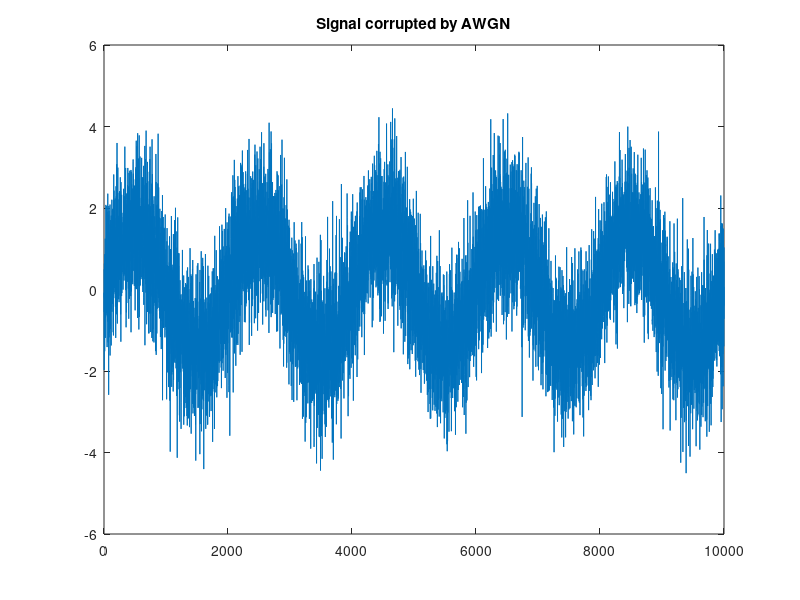
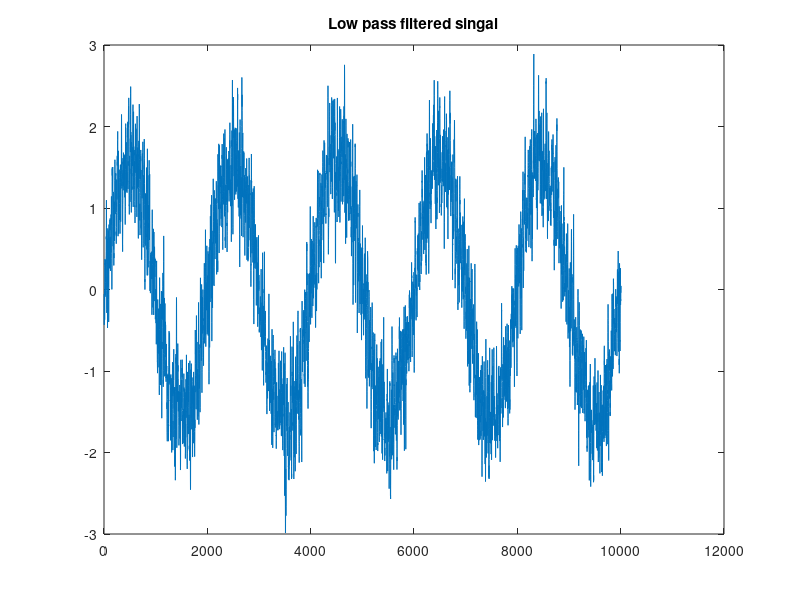

Here is the MATLAB script that generated these plots, in order: (Note: this script raises an error after producing the figures.)
% Design a rectangular window FIR low-pass filter

m = 6;      % filter order
n = 0:1:m;  
wc = 0.2;   % normalised cutoff frequency (wc*pi)

h = wc*sinc(wc*(n-m/2));      % filter impluse response(rectangular window)

% test lp filter for a sinusoid corrupted by noise
ti = 0.01;                    % sample interval
n1 = 0:ti:100-ti;
s = 1.5*sin(0.1*pi*n1);
noise = wgn(1, 10000, -0.5);
signal = s + noise;          %signal corrupted with awgn

filtered = conv(h, signal);  %filter the signal (convolution)

figure;
plot(signal);
title('Signal corrupted by AWGN');

figure;
plot(filtered);
title('Low pass filtered singal');

% magnitude response of the filter
fvtool(h, 1);